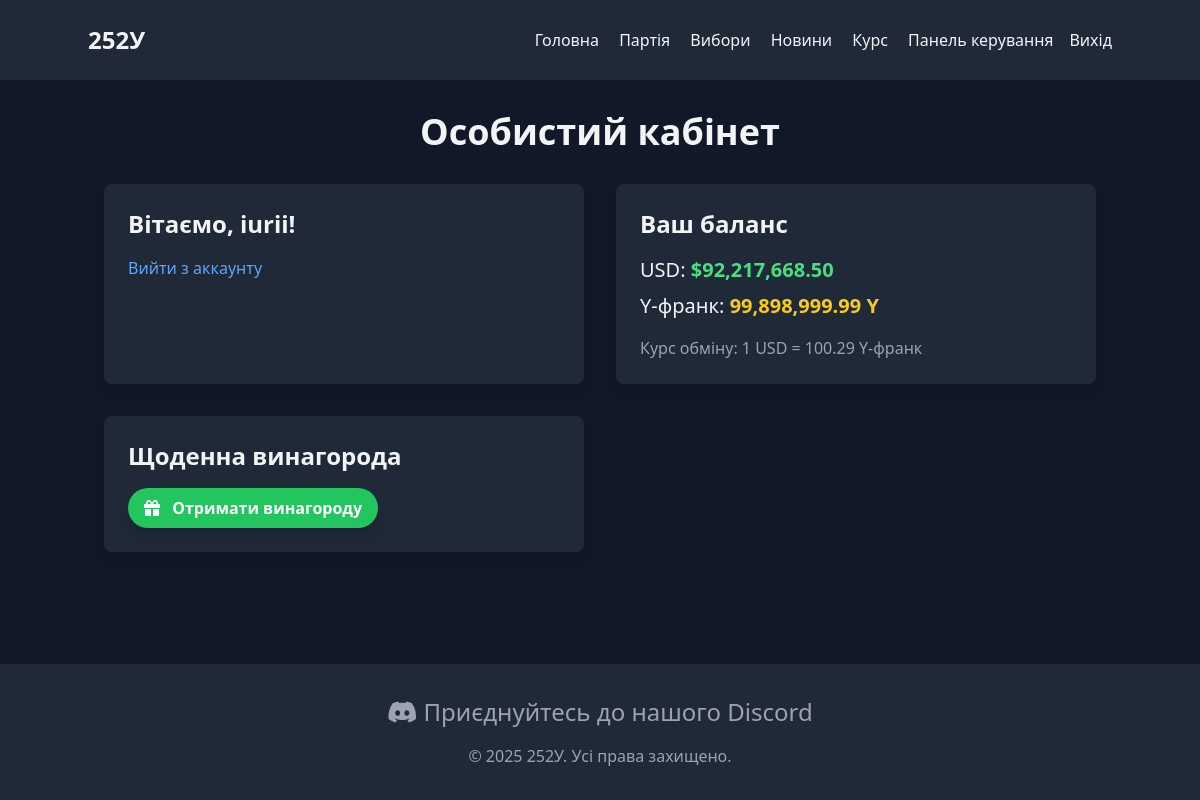
Before: /dashboard.php (signed in) with the older database file.
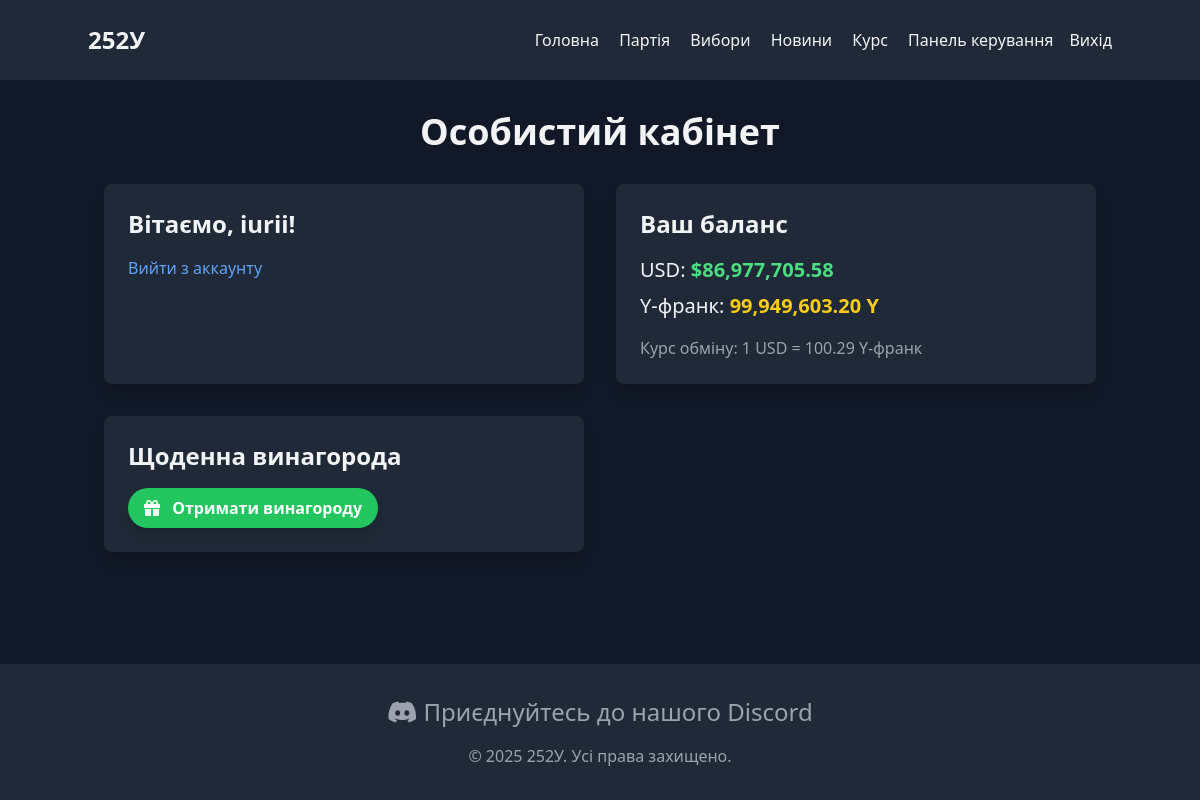
After: the same page with the newer database file.
### tables this page shows
CREATE TABLE `users` (
  `id` int(11) NOT NULL,
  `username` varchar(50) NOT NULL,
  `password` varchar(255) NOT NULL,
  `email` varchar(100) NOT NULL,
  `balance_usd` decimal(10,2) DEFAULT 0.00,
  `balance_y` decimal(10,2) DEFAULT 0.00,
  `created_at` timestamp NOT NULL DEFAULT current_timestamp(),
  `updated_at` timestamp NOT NULL DEFAULT current_timestamp() ON UPDATE current_timestamp(),
  `last_reward_claim` datetime DEFAULT NULL
);

### src/dashboard.php (the view, shortened to what this page needs)
<?php
require_once 'config/db.php';
$stmt = $pdo->prepare("SELECT username, email, balance_usd, balance_y, updated_at FROM users WHERE id = ?");
$stmt->execute([$_SESSION['user_id']]);
$user = $stmt->fetch(PDO::FETCH_ASSOC);
$rates_json = file_get_contents('json/rates.json');
$rates = json_decode($rates_json, true);
$latest_rate = end($rates);
$exchange_rate = $latest_rate['close'];
function getTimeUntilNextReward($user_id) {
    global $pdo;
    $stmt = $pdo->prepare("SELECT last_reward_claim FROM users WHERE id = ?");
    $stmt->execute([$user_id]);
    $result = $stmt->fetch(PDO::FETCH_ASSOC);
    $current_time = time();
    if (!$result['last_reward_claim']) {
        return 0;
    }
    $last_claim = strtotime($result['last_reward_claim']);
    $next_claim_time = $last_claim + 1800;
    return $next_claim_time - $current_time;
}
$time_until_next_reward = getTimeUntilNextReward($_SESSION['user_id']);
$can_claim_reward = ($time_until_next_reward == 0);
?>
<!DOCTYPE html>
<html lang="uk">
<head>
    <script src="https://cdn.tailwindcss.com"></script>
    <link rel="stylesheet" href="https://cdnjs.cloudflare.com/ajax/libs/font-awesome/6.0.0-beta3/css/all.min.css">
</head>
<body class="bg-gray-900 text-gray-100 min-h-screen flex flex-col">
    <?php include 'assets/navbar.php';?>
    <main class="flex-grow container mx-auto px-4 py-8">
        <h1 class="text-4xl font-bold mb-8 text-center">Особистий кабінет</h1>
        <div class="grid grid-cols-1 md:grid-cols-2 gap-8">
            <div class="bg-gray-800 p-6 rounded-lg shadow-lg">
                <h2 class="text-2xl font-bold mb-4">Вітаємо, <?php echo htmlspecialchars($user['username']); ?>!</h2>
                <a href="logout.php" class="text-blue-400 hover:text-blue-300">Вийти з аккаунту</a>
            </div>
            <div class="bg-gray-800 p-6 rounded-lg shadow-lg">
                <h2 class="text-2xl font-bold mb-4">Ваш баланс</h2>
                <p class="text-xl mb-2">USD: <span class="font-bold text-green-400">$<?php echo number_format($user['balance_usd'], 2); ?></span></p>
                <p class="text-xl mb-4">Y-франк: <span class="font-bold text-yellow-400"><?php echo number_format($user['balance_y'], 2); ?> Y</span></p>
                <p class="text-gray-400">Курс обміну: 1 USD = <?php echo number_format($exchange_rate, 2); ?> Y-франк</p>
            </div>
            <div class="bg-gray-800 p-6 rounded-lg shadow-lg">
                <h2 class="text-2xl font-bold mb-4">Щоденна винагорода</h2>
                <?php if ($can_claim_reward): ?>
                    <form action="claim_reward.php" method="POST">
                        <button type="submit" class="bg-green-500 hover:bg-green-600 text-white font-bold py-2 px-4 rounded-full transition duration-300 ease-in-out transform hover:scale-105 shadow-lg">
                            <i class="fas fa-gift mr-2"></i> Отримати винагороду
                        </button>
                    </form>
                <?php endif; ?>
            </div>
        </div>
    </main>
    <?php include 'assets/footer.php';?>
</body>
</html>

### src/assets/navbar.php
<header class="py-6 px-4 bg-gray-800 sticky top-0 z-50">
        <nav class="container mx-auto flex justify-between items-center">
            <h1 class="text-2xl font-bold">252У</h1>
            <div class="space-x-4">
                <a href="../index.php" class="hover:text-gray-300">Головна</a>
                <a href="../political_parties.php" class="hover:text-gray-300">Партія</a>
                <a href="../elections.php" class="hover:text-gray-300">Вибори</a>
                <a href="../news.php" class="hover:text-gray-300">Новини</a>
                <a href="../currency.php" class="hover:text-gray-300">Курс</a>
                <?php
                if (isset($_SESSION['user_id'])) {
                    echo '<a href="../dashboard.php" class="hover:text-gray-300">Панель керування</a>';
                    echo '<a href="../auth/logout.php" class="hover:text-gray-300">Вихід</a>';
                } else {
                    echo '<a href="../auth/login.php" class="hover:text-gray-300">Вхід</a>';
                }
                ?>
            </div>
        </nav>
    </header>

### src/assets/footer.php
<footer class="bg-gray-800 py-8 px-4">
        <div class="container mx-auto text-center">
            <div class="flex justify-center space-x-6 mb-4">
                <a href="https://discord.gg/yZqH5Mb25W" class="text-gray-400 hover:text-gray-300 text-2xl" target="_blank" rel="noopener noreferrer">
                    <i class="fab fa-discord"></i> Приєднуйтесь до нашого Discord
                </a>
            </div>
            <p class="text-gray-400">&copy; 2025 252У. Усі права захищено.</p>
        </div>
    </footer>

Changed rows visible on the page:
changed users "iurii": balance_usd "92,217,668.50" → "86,977,705.58"; balance_y "99,898,999.99" → "99,949,603.20"
